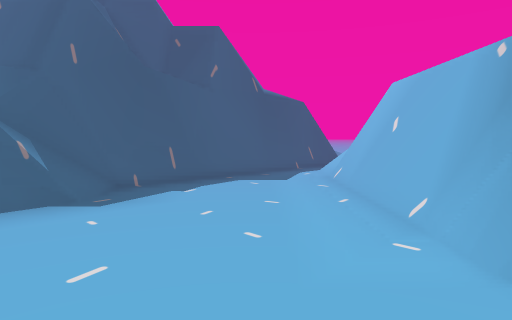
View 1 (above)

12 first-person views from a walk through a 3-D level made in the Unity game engine. The camera is 1.3 m above the floor, tilts 4° down and sees 75° across. The floor is counted in squares, 1 m on a side. Each view is taken from the middle of a square. On the plan, view 1 faces up. The plan holds only what a view shows up to about 14 squares ahead; the rest is blank. The place goes on beyond the plan.

View 2
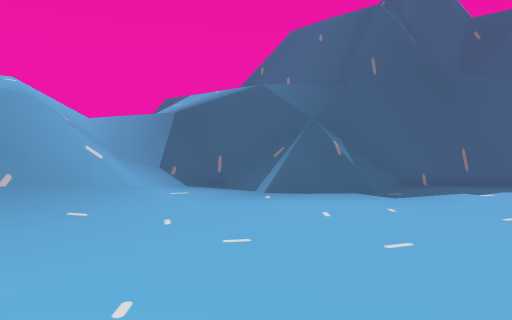

View 3
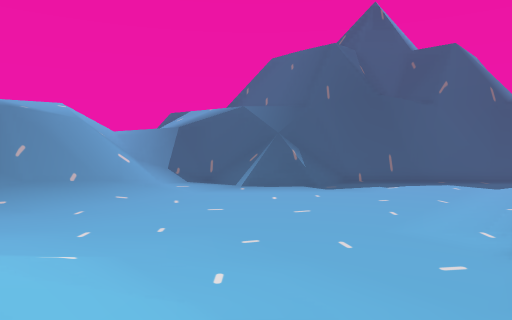

View 4
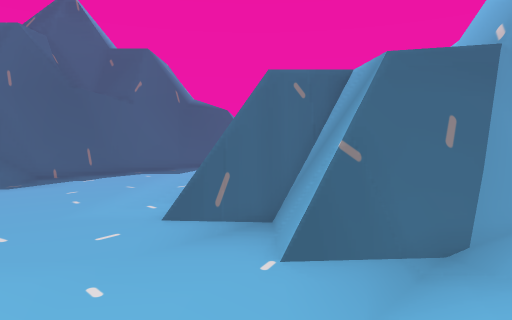

View 5
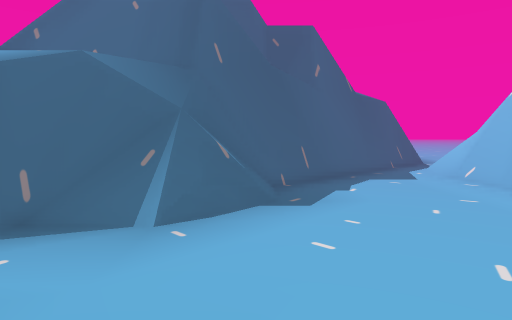

View 6
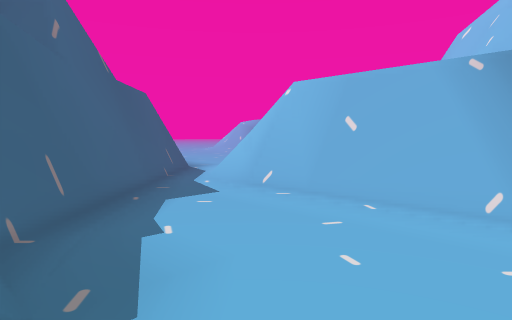

View 7
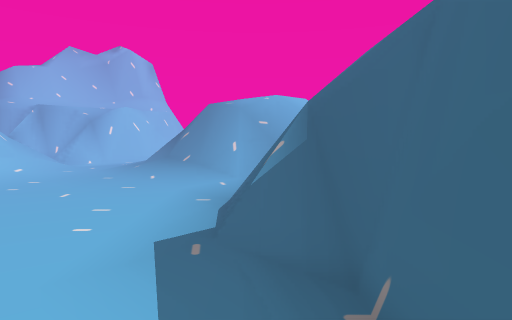

View 8
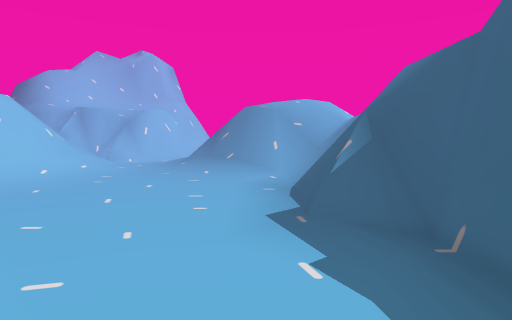

View 9
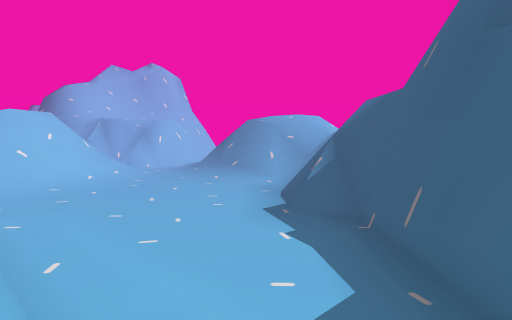

View 10
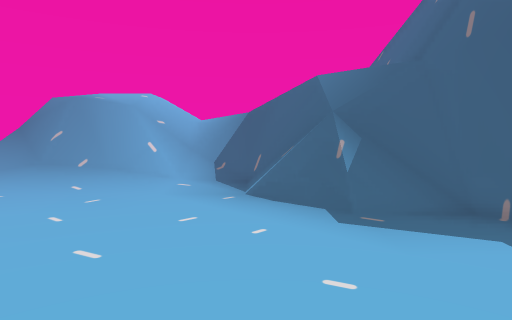

View 11
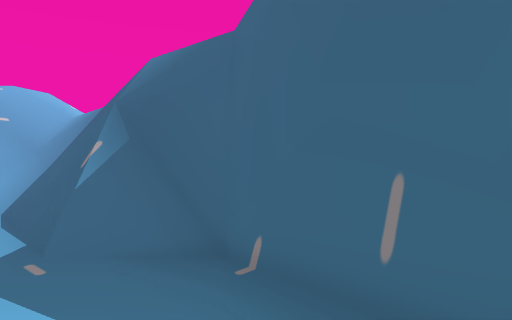

View 12
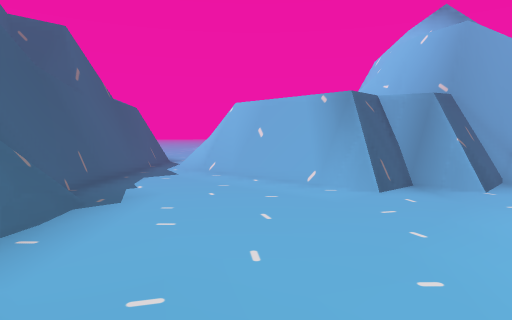

### Floor plan
Key: @ floor where view 1 was taken; # wall or solid block; . main floor; : floor 0.25 m higher than the main floor; + floor 0.75 m higher than the main floor; * floor 2 m higher than the main floor; % floor 3 m higher than the main floor; / step, stairs or slope; = window, fence, low wall or low ledge; v drop or lower ground; O other object.
Columns run from 13 left of view 1 to 9 right of it. Each row starts with its distance up from view 1.
 14              ####=
 13             ###.==
 12            ###../#
 11           ###...##
 10   ##########....##
  9   #########.....#
  8        /##......#
  7   %%%%//=O......#
  6   ///vv/+/......#
  5   //v==//.......##
  4    /==..........###
  3  *////..........=###
  2 //////:...........#####
  1 //////:...........====#
  0   ///=//.....@...../O
 -1   //#=//.......   //
 -2   //=//....////
 -3   ////:...////= //
 -4        ..//=/#=
 -5        .//=v==/
 -6          ////
 -7          ///

Where each view was taken, in squares from view 1:
view 1: 0 up, 0 right, facing up
view 2: 1 down, 0 right, facing up-left
view 3: 3 down, 3 right, facing up-left
view 4: 3 down, 4 right, facing up
view 5: 0 up, 4 left, facing up
view 6: 4 up, 4 left, facing up-right
view 7: 10 up, 1 left, facing down-left
view 8: 10 up, 1 right, facing down-left
view 9: 12 up, 3 right, facing down-left
view 10: 5 up, 2 right, facing left
view 11: 9 up, 0 right, facing left
view 12: 1 down, 6 left, facing up-right
